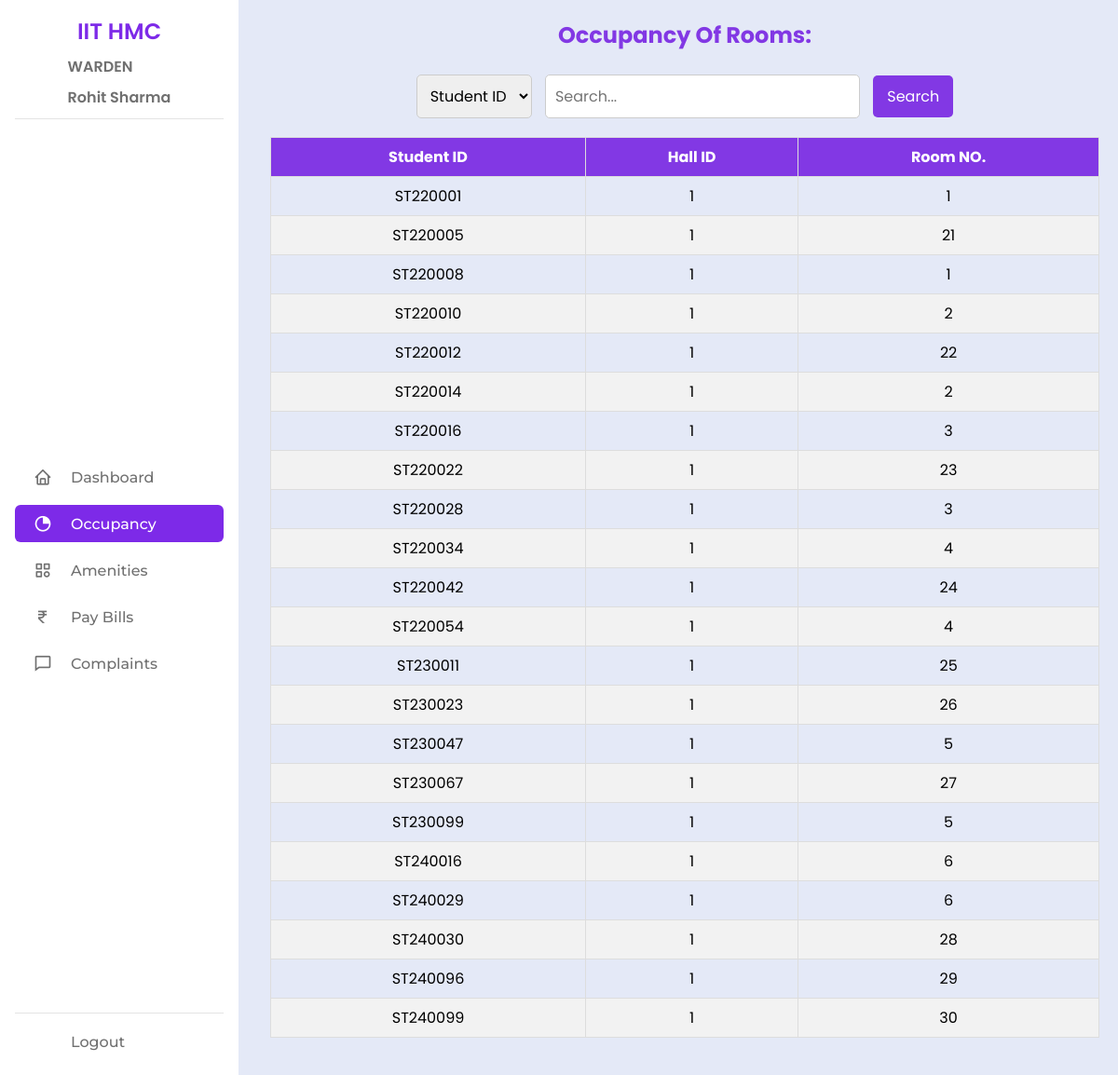
The app's page /Warden/get_Occupancy.php (signed in) with its own data.
### tables this page shows
CREATE TABLE `StudentHallDetails` (
  `student_id` varchar(10) NOT NULL,
  `hall_id` int(11) NOT NULL,
  `room_number` int(11) NOT NULL,
  `mess_type` enum('Vegetarian','Non Vegetarian') NOT NULL,
  `room_bill` decimal(10,2) NOT NULL DEFAULT 0.00,
  `mess_bill` decimal(10,2) NOT NULL DEFAULT 0.00
);

### Warden/get_Occupancy.php (the view, shortened to what this page needs)
<?php
include 'connect.php';
$warden_id = $_SESSION['warden_id'];
try {
    $wardenStmt = $conn->prepare("SELECT hall_id FROM Wardens WHERE warden_id = :warden_id");
    $wardenStmt->bindParam(':warden_id', $warden_id);
    $wardenStmt->execute();
    $wardenDetails = $wardenStmt->fetch(PDO::FETCH_ASSOC);
    $hall_id = $wardenDetails['hall_id'];
    $occupancyStmt = $conn->prepare("SELECT student_id, hall_id, room_number
                                     FROM StudentHallDetails
                                     WHERE hall_id = :hall_id");
    $occupancyStmt->bindParam(':hall_id', $hall_id);
    $occupancyStmt->execute();
    $occupancyDetails = $occupancyStmt->fetchAll(PDO::FETCH_ASSOC);
} catch (PDOException $e) {
    echo "Error: " . $e->getMessage();
    exit;
}
?>
<!DOCTYPE html>
<html lang="en">
<head>
    <link rel="stylesheet" href="warden_styles.css">
    <link href='https://unpkg.com/boxicons@2.1.4/css/boxicons.min.css' rel='stylesheet'>
</head>
<body>
    <?php include 'sidebar.php'; ?>
    <section class="main-content">
       <center> <div class="heading">
            <h2>Occupancy Of Rooms:</h2>
        </div></center><br/>
        <div class="search-container">
            <select id="columnSelect">
                <option value="student_id">Student ID</option>
            </select>
            <input type="text" id="search" placeholder="Search..." onkeyup="filterTable()">
            <button onclick="filterTable()">Search</button>
        </div>
        <table class="details-table" id="messDetailsTable">
            <thead>
                <tr>
                    <th>Student ID</th>
                    <th>Hall ID</th>
                    <th>Room NO.</th>
                </tr>
            </thead>
            <tbody>
                <?php
                if (empty($occupancyDetails)) {
                    echo "<tr><td colspan='4'>No records found.</td></tr>";
                } else {
                    foreach ($occupancyDetails as $detail) {
                        echo "<tr>";
                        echo "<td>{$detail['student_id']}</td>";
                        echo "<td>{$detail['hall_id']}</td>";
                        echo "<td>{$detail['room_number']}</td>";
                        echo "</tr>";
                    }
                }
                ?>
            </tbody>
        </table>
    </section>
</body>
</html>

### Warden/sidebar.php (shortened to what this page needs)
<div class="sidebar" id="sidebar">
    <div class="top-section">
        <div class="logo">
            <span class="logo-txt">IIT HMC</span>
        </div>
        <div class="user-details">
            <span class="name">WARDEN</span>
            <span class="name"><?php  echo htmlspecialchars($_SESSION['warden_name']); ?></span>
        </div>
    </div>
    <div class="middle-section">
        <div class="menu">
            <ul class="menu-links">
                <?php
                $current_page = basename($_SERVER['PHP_SELF']);
                $menu_items = [
                    'dashboard.php' => ['icon' => 'bx bx-home', 'text' => ' Dashboard'],
                    'get_Occupancy.php' => ['icon' => 'bx bxs-pie-chart-alt', 'text' => 'Occupancy'],
                    'Amenties.php' => ['icon' => 'bx bx-category', 'text' => ' Amenities'],
                    'monthly_pay.php' => ['icon' => 'bx bx-rupee', 'text' => 'Pay Bills'],
                    'mess_complaints.php' => ['icon' => 'bx bx-comment', 'text' => ' Complaints']
                ];
                foreach ($menu_items as $page => $item) {
                    $active_class = ($current_page === $page) ? 'active' : '';
                    echo '<li class="nav-link ' . $active_class . '">
                            <a href="' . $page . '">
                                <i class="' . $item['icon'] . ' icon"></i>
                                <span class="nav-text">' . $item['text'] . '</span>
                            </a>
                          </li>';
                }
                ?>
            </ul>
        </div>
    </div>
    <div class="bottom-section">
        <li class="nav-link">
            <a href="logout.php">
                <span class="nav-text">Logout</span>
            </a>
        </li>
    </div>
</div>

### Warden/warden_styles.css (style rules this page uses)
:root { --body-color: #E4E9F7; --text-color: #707070; --text-head-color: #5e5e5e; --border-color:#e4e4e4; --purple: #7d2ae8; --purple-light: #8238e4; }
* { margin: 0; padding: 0; box-sizing: border-box; text-decoration: none; font-family: 'Poppins', sans-serif; }
body { background: var(--body-color); }
.sidebar { position: fixed; top: 0; left: 0; height: 100%; width: 16rem; padding: 1rem; background: #fff; display: flex; flex-direction: column; justify-content: space-between; overflow: hidden; }
.sidebar .top-section { display: flex; flex-direction: column; align-items: center; border-bottom: 1px solid var(--border-color); padding-bottom: 0.6rem; }
.sidebar .middle-section { display: flex; flex-direction: column; }
.sidebar .bottom-section { border-top: 1px solid var(--border-color); display: flex; flex-direction: column; }
.sidebar .top-section .logo { font-size: 1.5rem; color: var(--purple); font-weight: 600; margin-bottom: 0.5rem; }
.sidebar .top-section .user-details { display: flex; flex-direction: column; gap: 0.5rem; color: var(--text-color); }
.sidebar .top-section .user-details .name { font-size: 1rem; font-weight: 600; }
.sidebar .nav-link { height: 2.5rem; display: flex; align-items: center; margin-top: 10px; }
.sidebar .nav-link .icon { min-width: 60px; display: flex; align-items: center; justify-content: center; font-size: 1.25rem; }
.sidebar .nav-link a { height: 100%; background-color: transparent; display: flex; align-items: center; width: 100%; border-radius: 6px; text-decoration: none; font-size: 1rem; font-weight: 500; white-space: nowrap; color:var(--text-color); transition: 0.3s; }
.sidebar .nav-text { font-family: 'Montserrat', sans-serif; }
.sidebar .nav-link a:hover, .sidebar .middle-section .active { background-color: var(--purple); border-radius: 6px; }
.sidebar .nav-link a:hover .icon, .sidebar .nav-link a:hover .nav-text, .sidebar .middle-section .active .nav-text, .sidebar .middle-section .active .icon { color: #fff; }
.main-content { margin-left: 270px; padding: 20px; flex: 1; }

### Warden/get_Occupancy.php (style rules this page uses)
.details-table { width: 100%; border-collapse: collapse; margin: 20px 0; }
.details-table th, .details-table td { border: 1px solid #ddd; padding: 8px; text-align: center; }
.details-table th { background-color: #8238e4; color: white; }
.details-table tr:nth-child(even) { background-color: #f2f2f2; }
.search-container { text-align: center; margin-bottom: 20px; }
.search-container select, .search-container input { padding: 10px; margin-right: 10px; font-size: 16px; border: 1px solid #ccc; border-radius: 5px; }
.search-container button { padding: 10px 15px; font-size: 16px; background-color: #8238e4; color: white; border: none; border-radius: 5px; cursor: pointer; }
.main-content .heading { color:#8238e4; font-weight: bold; }

### records on screen
studenthalldetails: student_id "ST220001", hall "1", room_number "1"
studenthalldetails: student_id "ST220005", hall "1", room_number "21"
studenthalldetails: student_id "ST220008", hall "1", room_number "1"
studenthalldetails: student_id "ST220010", hall "1", room_number "2"
studenthalldetails: student_id "ST220012", hall "1", room_number "22"
studenthalldetails: student_id "ST220014", hall "1", room_number "2"
studenthalldetails: student_id "ST220016", hall "1", room_number "3"
studenthalldetails: student_id "ST220022", hall "1", room_number "23"
studenthalldetails: student_id "ST220028", hall "1", room_number "3"
studenthalldetails: student_id "ST220034", hall "1", room_number "4"
studenthalldetails: student_id "ST220042", hall "1", room_number "24"
studenthalldetails: student_id "ST220054", hall "1", room_number "4"
studenthalldetails: student_id "ST230011", hall "1", room_number "25"
studenthalldetails: student_id "ST230023", hall "1", room_number "26"
studenthalldetails: student_id "ST230047", hall "1", room_number "5"
studenthalldetails: student_id "ST230067", hall "1", room_number "27"
studenthalldetails: student_id "ST230099", hall "1", room_number "5"
studenthalldetails: student_id "ST240016", hall "1", room_number "6"
studenthalldetails: student_id "ST240029", hall "1", room_number "6"
studenthalldetails: student_id "ST240030", hall "1", room_number "28"
studenthalldetails: student_id "ST240096", hall "1", room_number "29"
studenthalldetails: student_id "ST240099", hall "1", room_number "30"

### other values on screen
$_SESSION['warden_name'] "Rohit Sharma"
$item['text'] "Dashboard"
$item['text'] "Occupancy"
$item['text'] "Amenities"
$item['text'] "Pay Bills"
$item['text'] "Complaints"
